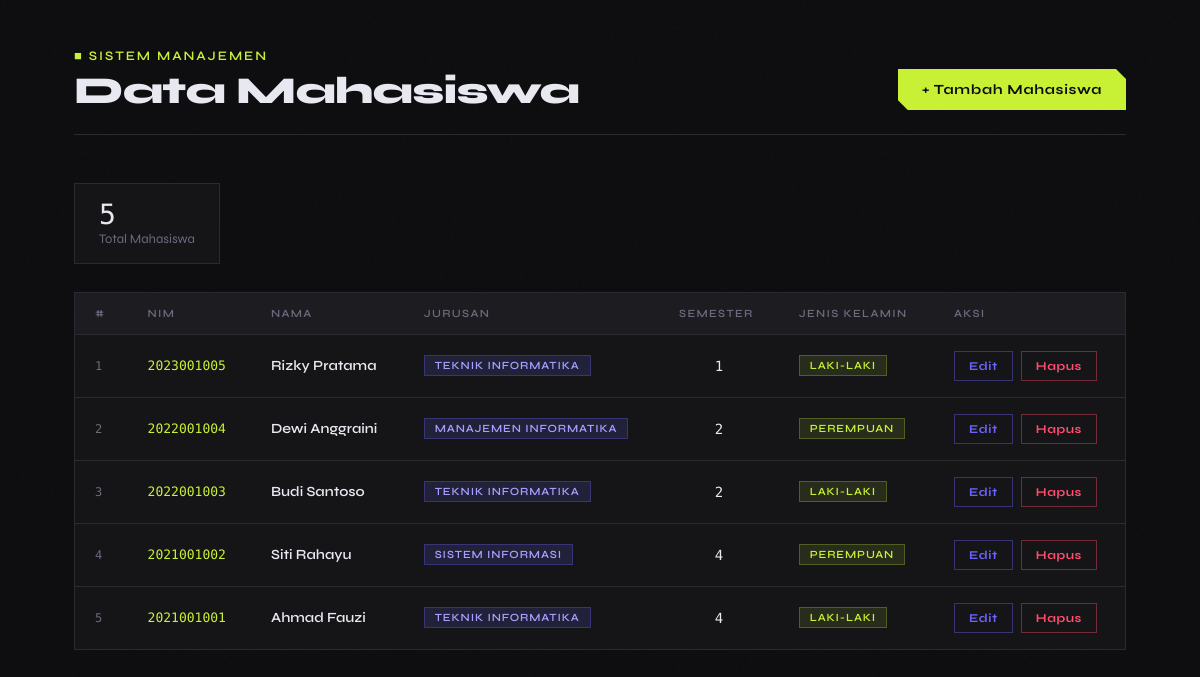
The page / on the database its author committed.
### tables this page shows
CREATE TABLE IF NOT EXISTS mahasiswa (
    id            INT(11)      NOT NULL AUTO_INCREMENT,
    nim           VARCHAR(20)  NOT NULL UNIQUE,
    nama          VARCHAR(100) NOT NULL,
    jurusan       VARCHAR(100) NOT NULL,
    semester      TINYINT(2)   NOT NULL DEFAULT 1,
    jenis_kelamin ENUM('Laki-laki','Perempuan') NOT NULL,
    created_at    TIMESTAMP    DEFAULT CURRENT_TIMESTAMP,
    PRIMARY KEY (id)
);

### index.php (the view, shortened to what this page needs)
<?php
require_once 'koneksi.php';
$query = "SELECT * FROM mahasiswa ORDER BY id DESC";
$result = mysqli_query($conn, $query);
?>
<!DOCTYPE html>
<html lang="id">
<head>
</head>
<body>
<div class="container">
    <div class="header">
        <div>
            <div class="header-title">&#9632; Sistem Manajemen</div>
            <h1>Data Mahasiswa</h1>
        </div>
        <a href="tambah.php" class="btn-tambah">+ Tambah Mahasiswa</a>
    </div>
    <div class="stats-bar">
        <div class="stat-item">
            <strong><?= mysqli_num_rows($result) ?></strong>
            Total Mahasiswa
        </div>
    </div>
    <div class="table-wrap">
        <?php if (mysqli_num_rows($result) > 0): ?>
        <table>
            <thead>
                <tr>
                    <th>#</th>
                    <th>NIM</th>
                    <th>Nama</th>
                    <th>Jurusan</th>
                    <th>Semester</th>
                    <th>Jenis Kelamin</th>
                    <th>Aksi</th>
                </tr>
            </thead>
            <tbody>
                <?php $no = 1; while ($row = mysqli_fetch_assoc($result)): ?>
                <tr>
                    <td style="color:var(--muted); font-family:'DM Mono',monospace; font-size:12px;"><?= $no++ ?></td>
                    <td class="td-nim"><?= htmlspecialchars($row['nim']) ?></td>
                    <td style="font-weight:600;"><?= htmlspecialchars($row['nama']) ?></td>
                    <td><span class="badge"><?= htmlspecialchars($row['jurusan']) ?></span></td>
                    <td style="font-family:'DM Mono',monospace; text-align:center;"><?= htmlspecialchars($row['semester']) ?></td>
                    <td><span class="badge badge-jk"><?= htmlspecialchars($row['jenis_kelamin']) ?></span></td>
                    <td>
                        <div class="actions">
                            <a href="edit.php?id=<?= $row['id'] ?>" class="btn-aksi btn-edit">Edit</a>
                            <a href="index.php?hapus=<?= $row['id'] ?>"
                               class="btn-aksi btn-hapus"
                               onclick="return confirm('Yakin hapus data ini?')">Hapus</a>
                        </div>
                    </td>
                </tr>
                <?php endwhile; ?>
            </tbody>
        </table>
        <?php endif; ?>
    </div>
</div>
</body>
</html>

### index.php (style rules this page uses)
:root { --bg: #0d0d0f; --surface: #151518; --surface2: #1c1c21; --border: #2a2a32; --accent: #c8f135; --accent2: #6c63ff; --text: #e8e8f0; --muted: #6b6b7e; --danger: #ff4d6d; --success: #22c55e; }
* { box-sizing: border-box; margin: 0; padding: 0; }
body { background: var(--bg); color: var(--text); font-family: 'Syne', sans-serif; min-height: 100vh; }
body::before { content: ''; position: fixed; inset: 0; pointer-events: none; z-index: 0; opacity: 0.5; }
.container { max-width: 1100px; margin: 0 auto; padding: 48px 24px; position: relative; z-index: 1; }
.header { display: flex; justify-content: space-between; align-items: flex-end; margin-bottom: 48px; padding-bottom: 24px; border-bottom: 1px solid var(--border); }
.header-title { font-size: 13px; letter-spacing: 0.15em; color: var(--accent); text-transform: uppercase; font-weight: 600; margin-bottom: 8px; }
.header h1 { font-size: 38px; font-weight: 800; line-height: 1; letter-spacing: -0.02em; }
.btn-tambah { display: inline-flex; align-items: center; gap: 8px; background: var(--accent); color: #0d0d0f; text-decoration: none; font-family: 'Syne', sans-serif; font-weight: 700; font-size: 14px; letter-spacing: 0.05em; padding: 12px 24px; border: none; cursor: pointer; transition: all 0.2s; clip-path: polygon(0 0, calc(100% - 10px) 0, 100% 10px, 100% 100%, 10px 100%, 0 calc(100% - 10px)); }
.stats-bar { display: flex; gap: 20px; margin-bottom: 28px; }
.stat-item { background: var(--surface); border: 1px solid var(--border); padding: 16px 24px; font-size: 13px; color: var(--muted); }
.stat-item strong { display: block; font-family: 'DM Mono', monospace; font-size: 28px; color: var(--text); font-weight: 500; line-height: 1.1; }
.table-wrap { background: var(--surface); border: 1px solid var(--border); overflow: hidden; }
table { width: 100%; border-collapse: collapse; }
thead { background: var(--surface2); }
thead th { padding: 14px 20px; text-align: left; font-size: 11px; letter-spacing: 0.12em; text-transform: uppercase; color: var(--muted); font-weight: 600; border-bottom: 1px solid var(--border); }
tbody tr { border-bottom: 1px solid var(--border); transition: background 0.15s; }
tbody tr:last-child { border-bottom: none; }
tbody td { padding: 16px 20px; font-size: 14px; vertical-align: middle; }
.td-nim { font-family: 'DM Mono', monospace; color: var(--accent); font-size: 13px; font-weight: 500; }
.badge { display: inline-block; padding: 3px 10px; font-size: 11px; font-weight: 600; letter-spacing: 0.08em; text-transform: uppercase; background: rgba(108,99,255,0.15); color: #a89fff; border: 1px solid rgba(108,99,255,0.3); }
.badge-jk { background: rgba(200,241,53,0.1); color: var(--accent); border-color: rgba(200,241,53,0.25); }
.actions { display: flex; gap: 8px; }
.btn-aksi { padding: 7px 14px; font-family: 'Syne', sans-serif; font-size: 12px; font-weight: 700; text-decoration: none; letter-spacing: 0.05em; border: 1px solid; transition: all 0.15s; cursor: pointer; background: transparent; }
.btn-edit { color: var(--accent2); border-color: rgba(108,99,255,0.4); }
.btn-hapus { color: var(--danger); border-color: rgba(255,77,109,0.4); }

### rows shown on the page
mahasiswa: nim "2023001005", nama "Rizky Pratama", jurusan "TEKNIK INFORMATIKA", semester "1", jenis_kelamin "LAKI-LAKI"
mahasiswa: nim "2022001004", nama "Dewi Anggraini", jurusan "MANAJEMEN INFORMATIKA", semester "2", jenis_kelamin "PEREMPUAN"
mahasiswa: nim "2022001003", nama "Budi Santoso", jurusan "TEKNIK INFORMATIKA", semester "2", jenis_kelamin "LAKI-LAKI"
mahasiswa: nim "2021001002", nama "Siti Rahayu", jurusan "SISTEM INFORMASI", semester "4", jenis_kelamin "PEREMPUAN"
mahasiswa: nim "2021001001", nama "Ahmad Fauzi", jurusan "TEKNIK INFORMATIKA", semester "4", jenis_kelamin "LAKI-LAKI"

### other values the page prints
mysqli_num_rows($result) "5"
